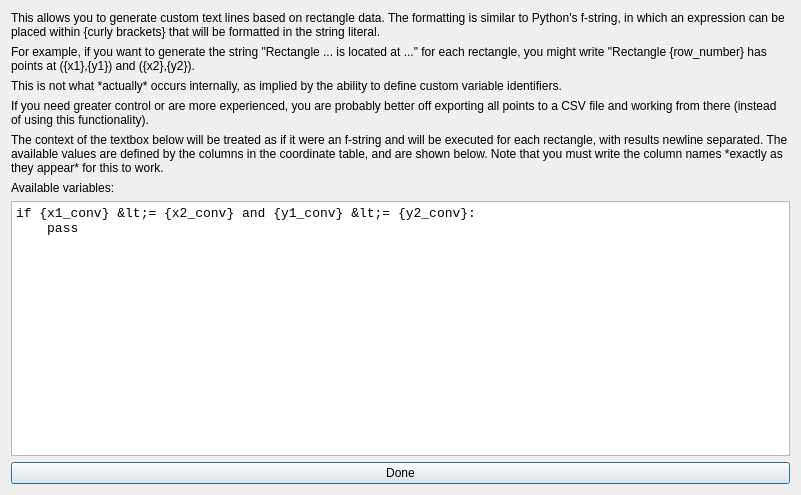
<?xml version="1.0" encoding="UTF-8"?>
<ui version="4.0">
 <class>StringDialog</class>
 <widget class="QDialog" name="StringDialog">
  <property name="geometry">
   <rect>
    <x>0</x>
    <y>0</y>
    <width>801</width>
    <height>495</height>
   </rect>
  </property>
  <property name="windowTitle">
   <string>Dialog</string>
  </property>
  <layout class="QVBoxLayout" name="verticalLayout">
   <item>
    <widget class="QLabel" name="label_29">
     <property name="text">
      <string>This allows you to generate custom text lines based on rectangle data. The formatting is similar to Python's f-string, in which an expression can be placed within {curly brackets} that will be formatted in the string literal.</string>
     </property>
     <property name="wordWrap">
      <bool>true</bool>
     </property>
    </widget>
   </item>
   <item>
    <widget class="QLabel" name="label_2">
     <property name="text">
      <string>For example, if you want to generate the string &quot;Rectangle ... is located at ...&quot; for each rectangle, you might write &quot;Rectangle {row_number} has points at ({x1},{y1}) and ({x2},{y2}).</string>
     </property>
     <property name="wordWrap">
      <bool>true</bool>
     </property>
    </widget>
   </item>
   <item>
    <widget class="QLabel" name="label">
     <property name="text">
      <string>This is not what *actually* occurs internally, as implied by the ability to define custom variable identifiers.</string>
     </property>
    </widget>
   </item>
   <item>
    <widget class="QLabel" name="label_3">
     <property name="text">
      <string>If you need greater control or are more experienced, you are probably better off exporting all points to a CSV file and working from there (instead of using this functionality).</string>
     </property>
     <property name="wordWrap">
      <bool>true</bool>
     </property>
    </widget>
   </item>
   <item>
    <widget class="QLabel" name="label_5">
     <property name="text">
      <string>The context of the textbox below will be treated as if it were an f-string and will be executed for each rectangle, with results newline separated. The available values are defined by the columns in the coordinate table, and are shown below. Note that you must write the column names *exactly as they appear* for this to work.</string>
     </property>
     <property name="wordWrap">
      <bool>true</bool>
     </property>
    </widget>
   </item>
   <item>
    <widget class="QLabel" name="available_vars_label">
     <property name="text">
      <string>Available variables:</string>
     </property>
    </widget>
   </item>
   <item>
    <widget class="QPlainTextEdit" name="fstring_edit">
     <property name="font">
      <font>
       <family>Consolas</family>
       <pointsize>10</pointsize>
      </font>
     </property>
     <property name="lineWrapMode">
      <enum>QPlainTextEdit::NoWrap</enum>
     </property>
     <property name="plainText">
      <string>if {x1_conv} &lt;= {x2_conv} and {y1_conv} &lt;= {y2_conv}:
    pass</string>
     </property>
    </widget>
   </item>
   <item>
    <widget class="QPushButton" name="done_button">
     <property name="text">
      <string>Done</string>
     </property>
    </widget>
   </item>
  </layout>
 </widget>
 <resources/>
 <connections/>
</ui>
